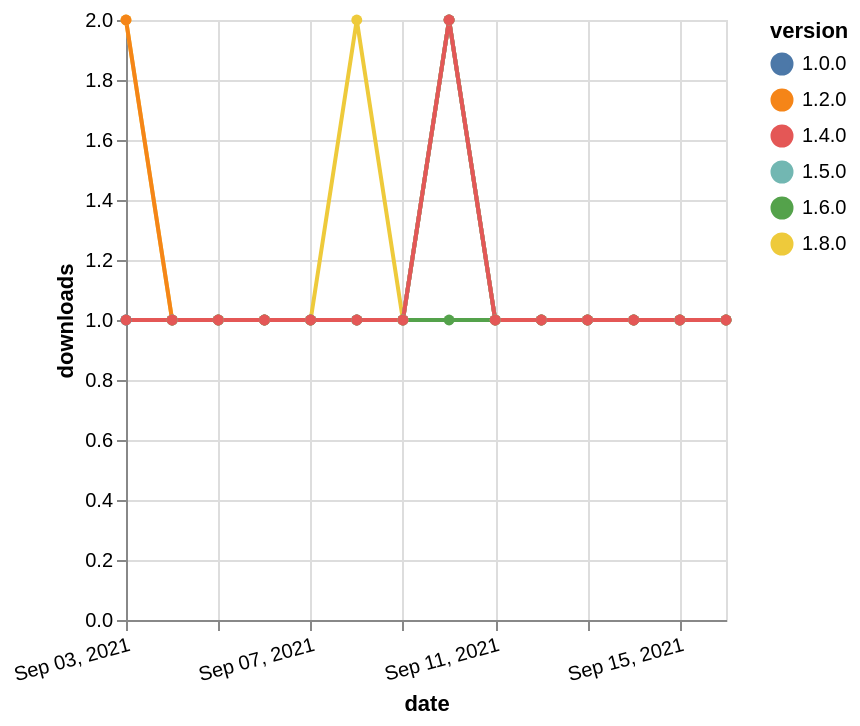

Express this chart as Vega-Lite.
### Vega-Lite specification from a JSON file in a GitHub repository (floating-point values rounded to 4 significant figures)
{"$schema": "https://vega.github.io/schema/vega-lite/v5.json", "description": "A simple bar chart with embedded data.", "data": {"values": [{"date": "2021-09-03", "total": 165, "delta": 1, "version": "1.6.0"}, {"date": "2021-09-04", "total": 166, "delta": 1, "version": "1.6.0"}, {"date": "2021-09-05", "total": 167, "delta": 1, "version": "1.6.0"}, {"date": "2021-09-06", "total": 168, "delta": 1, "version": "1.6.0"}, {"date": "2021-09-07", "total": 169, "delta": 1, "version": "1.6.0"}, {"date": "2021-09-08", "total": 170, "delta": 1, "version": "1.6.0"}, {"date": "2021-09-09", "total": 171, "delta": 1, "version": "1.6.0"}, {"date": "2021-09-10", "total": 172, "delta": 1, "version": "1.6.0"}, {"date": "2021-09-11", "total": 173, "delta": 1, "version": "1.6.0"}, {"date": "2021-09-12", "total": 174, "delta": 1, "version": "1.6.0"}, {"date": "2021-09-13", "total": 175, "delta": 1, "version": "1.6.0"}, {"date": "2021-09-14", "total": 176, "delta": 1, "version": "1.6.0"}, {"date": "2021-09-15", "total": 177, "delta": 1, "version": "1.6.0"}, {"date": "2021-09-16", "total": 178, "delta": 1, "version": "1.6.0"}, {"date": "2021-09-03", "total": 116, "delta": 2, "version": "1.8.0"}, {"date": "2021-09-04", "total": 117, "delta": 1, "version": "1.8.0"}, {"date": "2021-09-05", "total": 118, "delta": 1, "version": "1.8.0"}, {"date": "2021-09-06", "total": 119, "delta": 1, "version": "1.8.0"}, {"date": "2021-09-07", "total": 120, "delta": 1, "version": "1.8.0"}, {"date": "2021-09-08", "total": 122, "delta": 2, "version": "1.8.0"}, {"date": "2021-09-09", "total": 123, "delta": 1, "version": "1.8.0"}, {"date": "2021-09-10", "total": 125, "delta": 2, "version": "1.8.0"}, {"date": "2021-09-11", "total": 126, "delta": 1, "version": "1.8.0"}, {"date": "2021-09-12", "total": 127, "delta": 1, "version": "1.8.0"}, {"date": "2021-09-13", "total": 128, "delta": 1, "version": "1.8.0"}, {"date": "2021-09-14", "total": 129, "delta": 1, "version": "1.8.0"}, {"date": "2021-09-15", "total": 130, "delta": 1, "version": "1.8.0"}, {"date": "2021-09-16", "total": 131, "delta": 1, "version": "1.8.0"}, {"date": "2021-09-03", "total": 178, "delta": 1, "version": "1.0.0"}, {"date": "2021-09-04", "total": 179, "delta": 1, "version": "1.0.0"}, {"date": "2021-09-05", "total": 180, "delta": 1, "version": "1.0.0"}, {"date": "2021-09-06", "total": 181, "delta": 1, "version": "1.0.0"}, {"date": "2021-09-07", "total": 182, "delta": 1, "version": "1.0.0"}, {"date": "2021-09-08", "total": 183, "delta": 1, "version": "1.0.0"}, {"date": "2021-09-09", "total": 184, "delta": 1, "version": "1.0.0"}, {"date": "2021-09-10", "total": 186, "delta": 2, "version": "1.0.0"}, {"date": "2021-09-11", "total": 187, "delta": 1, "version": "1.0.0"}, {"date": "2021-09-12", "total": 188, "delta": 1, "version": "1.0.0"}, {"date": "2021-09-13", "total": 189, "delta": 1, "version": "1.0.0"}, {"date": "2021-09-14", "total": 190, "delta": 1, "version": "1.0.0"}, {"date": "2021-09-15", "total": 191, "delta": 1, "version": "1.0.0"}, {"date": "2021-09-16", "total": 192, "delta": 1, "version": "1.0.0"}, {"date": "2021-09-03", "total": 170, "delta": 2, "version": "1.2.0"}, {"date": "2021-09-04", "total": 171, "delta": 1, "version": "1.2.0"}, {"date": "2021-09-05", "total": 172, "delta": 1, "version": "1.2.0"}, {"date": "2021-09-06", "total": 173, "delta": 1, "version": "1.2.0"}, {"date": "2021-09-07", "total": 174, "delta": 1, "version": "1.2.0"}, {"date": "2021-09-08", "total": 175, "delta": 1, "version": "1.2.0"}, {"date": "2021-09-09", "total": 176, "delta": 1, "version": "1.2.0"}, {"date": "2021-09-10", "total": 178, "delta": 2, "version": "1.2.0"}, {"date": "2021-09-11", "total": 179, "delta": 1, "version": "1.2.0"}, {"date": "2021-09-12", "total": 180, "delta": 1, "version": "1.2.0"}, {"date": "2021-09-13", "total": 181, "delta": 1, "version": "1.2.0"}, {"date": "2021-09-14", "total": 182, "delta": 1, "version": "1.2.0"}, {"date": "2021-09-15", "total": 183, "delta": 1, "version": "1.2.0"}, {"date": "2021-09-16", "total": 184, "delta": 1, "version": "1.2.0"}, {"date": "2021-09-03", "total": 138, "delta": 1, "version": "1.5.0"}, {"date": "2021-09-04", "total": 139, "delta": 1, "version": "1.5.0"}, {"date": "2021-09-05", "total": 140, "delta": 1, "version": "1.5.0"}, {"date": "2021-09-06", "total": 141, "delta": 1, "version": "1.5.0"}, {"date": "2021-09-07", "total": 142, "delta": 1, "version": "1.5.0"}, {"date": "2021-09-08", "total": 143, "delta": 1, "version": "1.5.0"}, {"date": "2021-09-09", "total": 144, "delta": 1, "version": "1.5.0"}, {"date": "2021-09-10", "total": 146, "delta": 2, "version": "1.5.0"}, {"date": "2021-09-11", "total": 147, "delta": 1, "version": "1.5.0"}, {"date": "2021-09-12", "total": 148, "delta": 1, "version": "1.5.0"}, {"date": "2021-09-13", "total": 149, "delta": 1, "version": "1.5.0"}, {"date": "2021-09-14", "total": 150, "delta": 1, "version": "1.5.0"}, {"date": "2021-09-15", "total": 151, "delta": 1, "version": "1.5.0"}, {"date": "2021-09-16", "total": 152, "delta": 1, "version": "1.5.0"}, {"date": "2021-09-03", "total": 147, "delta": 1, "version": "1.4.0"}, {"date": "2021-09-04", "total": 148, "delta": 1, "version": "1.4.0"}, {"date": "2021-09-05", "total": 149, "delta": 1, "version": "1.4.0"}, {"date": "2021-09-06", "total": 150, "delta": 1, "version": "1.4.0"}, {"date": "2021-09-07", "total": 151, "delta": 1, "version": "1.4.0"}, {"date": "2021-09-08", "total": 152, "delta": 1, "version": "1.4.0"}, {"date": "2021-09-09", "total": 153, "delta": 1, "version": "1.4.0"}, {"date": "2021-09-10", "total": 155, "delta": 2, "version": "1.4.0"}, {"date": "2021-09-11", "total": 156, "delta": 1, "version": "1.4.0"}, {"date": "2021-09-12", "total": 157, "delta": 1, "version": "1.4.0"}, {"date": "2021-09-13", "total": 158, "delta": 1, "version": "1.4.0"}, {"date": "2021-09-14", "total": 159, "delta": 1, "version": "1.4.0"}, {"date": "2021-09-15", "total": 160, "delta": 1, "version": "1.4.0"}, {"date": "2021-09-16", "total": 161, "delta": 1, "version": "1.4.0"}]}, "width": "container", "mark": {"type": "line", "point": {"filled": true}}, "encoding": {"x": {"field": "date", "type": "temporal", "timeUnit": "yearmonthdate", "title": "date", "axis": {"labelAngle": -15}}, "y": {"field": "delta", "type": "quantitative", "title": "downloads"}, "color": {"field": "version", "type": "nominal"}, "tooltip": {"field": "delta"}}}
